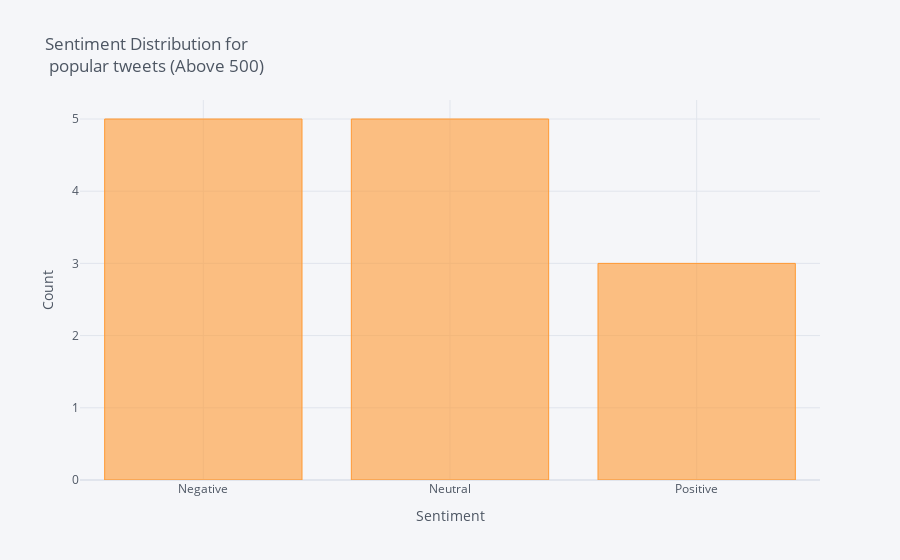

Write notebook code for a chart like this one.
### Markdown cell above
Most Popular:

### Code cell
df_popular = df[df['Retweets'] >= 500]
df_popular['Sentiment'].value_counts().iplot(kind='bar', xTitle='Sentiment',
                                    yTitle='Count', title = 'Sentiment Distribution for <br> popular tweets (Above 500)')

### Figure 1 — Plotly figure (JSON) as saved in the notebook; plotly's stock layout.template omitted (floating-point values rounded to 4 significant figures)
{"data": [{"marker": {"color": "rgba(255, 153, 51, 0.6)", "line": {"color": "rgba(255, 153, 51, 1.0)", "width": 1}}, "name": "Sentiment", "orientation": "v", "text": "", "type": "bar", "x": ["Negative", "Neutral", "Positive"], "y": [5, 5, 3]}], "layout": {"legend": {"bgcolor": "#F5F6F9", "font": {"color": "#4D5663"}}, "paper_bgcolor": "#F5F6F9", "plot_bgcolor": "#F5F6F9", "title": {"font": {"color": "#4D5663"}, "text": "Sentiment Distribution for <br> popular tweets (Above 500)"}, "xaxis": {"gridcolor": "#E1E5ED", "showgrid": true, "tickfont": {"color": "#4D5663"}, "title": {"font": {"color": "#4D5663"}, "text": "Sentiment"}, "zerolinecolor": "#E1E5ED"}, "yaxis": {"gridcolor": "#E1E5ED", "showgrid": true, "tickfont": {"color": "#4D5663"}, "title": {"font": {"color": "#4D5663"}, "text": "Count"}, "zerolinecolor": "#E1E5ED"}}}
